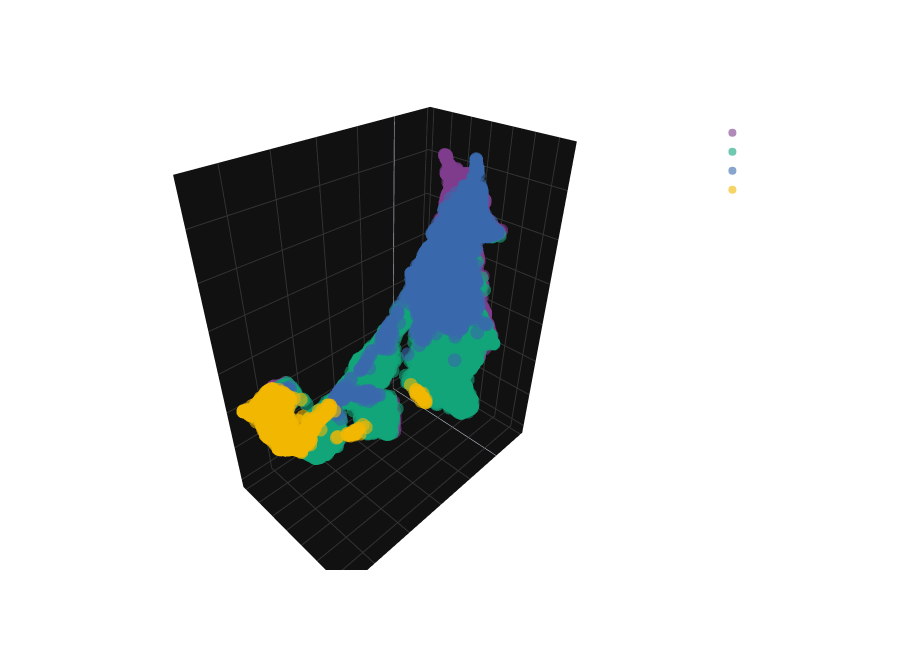

Write notebook code for a chart like this one.
### Code cell
# ── UMAP 3D: Taste Tribes ──────────────────────────────────────────────────────
# UMAP thay thế PCA 3D: bảo toàn cả cấu trúc cục bộ và toàn cục tốt hơn PCA
import umap

UMAP_SAMPLE = min(20_000, len(X_model_df))
rng2 = np.random.RandomState(RANDOM_STATE + 1)
idx_umap = rng2.choice(len(X_model_df), UMAP_SAMPLE, replace=False)

X_umap_in = X_model_df.values[idx_umap]
y_umap    = df_clean["tribe_name"].values[idx_umap]

print(f"Running UMAP 3D on {UMAP_SAMPLE:,} samples...")
reducer = umap.UMAP(
    n_components=3,
    n_neighbors=30,      # cân bằng local vs global structure
    min_dist=0.1,        # độ "nén" các điểm trong cùng cluster
    metric="euclidean",
    random_state=RANDOM_STATE,
    verbose=False,
)
X_3d_umap = reducer.fit_transform(X_umap_in)
print("Done.")

# Lưu dưới tên cũ (pca3d_sample.parquet) để app.py vẫn đọc được
df_umap3d = pd.DataFrame({
    "x": X_3d_umap[:, 0],
    "y": X_3d_umap[:, 1],
    "z": X_3d_umap[:, 2],
    "Cluster": y_umap,
})
df_umap3d.to_parquet(os.path.join(FIGURES_OUT, "pca3d_sample.parquet"), index=False)

fig = px.scatter_3d(
    df_umap3d, x="x", y="y", z="z", color="Cluster",
    title=f"UMAP 3D: Taste Tribes (K={CHOSEN_K}, n={UMAP_SAMPLE:,})",
    opacity=0.6,
    color_discrete_sequence=px.colors.qualitative.Bold,
)
fig.update_layout(
    template="plotly_dark", width=900, height=650,
    paper_bgcolor="rgba(0,0,0,0)",
    font=dict(color="white"),
    scene=dict(
        xaxis=dict(title="UMAP-1", showticklabels=False, showgrid=True, gridcolor="#333"),
        yaxis=dict(title="UMAP-2", showticklabels=False, showgrid=True, gridcolor="#333"),
        zaxis=dict(title="UMAP-3", showticklabels=False, showgrid=True, gridcolor="#333"),
    ),
)
fig.write_html(os.path.join(FIGURES_OUT, "cluster_scatter_pca_3d.html"))
fig.show()
print("Saved: cluster_scatter_pca_3d.html  (UMAP 3D, compatible với app.py)")

### Figure 1 — Plotly figure (JSON) as saved in the notebook; plotly's stock layout.template omitted (floating-point values rounded to 4 significant figures; data arrays with more than 128 entries replaced by an {"elided": "..."} marker saying what was removed)
{"data": [{"hovertemplate": "Cluster=Hành Động–Chính Kịch<br>x=%{x}<br>y=%{y}<br>z=%{z}<extra></extra>", "legendgroup": "Hành Động–Chính Kịch", "marker": {"color": "rgb(127, 60, 141)", "opacity": 0.6, "symbol": "circle"}, "mode": "markers", "name": "Hành Động–Chính Kịch", "scene": "scene", "showlegend": true, "type": "scatter3d", "x": {"elided": "4493 float values"}, "y": {"elided": "4493 float values"}, "z": {"elided": "4493 float values"}}, {"hovertemplate": "Cluster=Hoạt Hình–Chiến Tranh<br>x=%{x}<br>y=%{y}<br>z=%{z}<extra></extra>", "legendgroup": "Hoạt Hình–Chiến Tranh", "marker": {"color": "rgb(17, 165, 121)", "opacity": 0.6, "symbol": "circle"}, "mode": "markers", "name": "Hoạt Hình–Chiến Tranh", "scene": "scene", "showlegend": true, "type": "scatter3d", "x": {"elided": "9776 float values"}, "y": {"elided": "9776 float values"}, "z": {"elided": "9776 float values"}}, {"hovertemplate": "Cluster=Ít Hoạt Động<br>x=%{x}<br>y=%{y}<br>z=%{z}<extra></extra>", "legendgroup": "Ít Hoạt Động", "marker": {"color": "rgb(57, 105, 172)", "opacity": 0.6, "symbol": "circle"}, "mode": "markers", "name": "Ít Hoạt Động", "scene": "scene", "showlegend": true, "type": "scatter3d", "x": {"elided": "4473 float values"}, "y": {"elided": "4473 float values"}, "z": {"elided": "4473 float values"}}, {"hovertemplate": "Cluster=Tài Liệu–Noir<br>x=%{x}<br>y=%{y}<br>z=%{z}<extra></extra>", "legendgroup": "Tài Liệu–Noir", "marker": {"color": "rgb(242, 183, 1)", "opacity": 0.6, "symbol": "circle"}, "mode": "markers", "name": "Tài Liệu–Noir", "scene": "scene", "showlegend": true, "type": "scatter3d", "x": {"elided": "1258 float values"}, "y": {"elided": "1258 float values"}, "z": {"elided": "1258 float values"}}], "layout": {"font": {"color": "white"}, "height": 650, "legend": {"title": {"text": "Cluster"}, "tracegroupgap": 0}, "paper_bgcolor": "rgba(0,0,0,0)", "scene": {"domain": {"x": [0, 1], "y": [0, 1]}, "xaxis": {"gridcolor": "#333", "showgrid": true, "showticklabels": false, "title": {"text": "UMAP-1"}}, "yaxis": {"gridcolor": "#333", "showgrid": true, "showticklabels": false, "title": {"text": "UMAP-2"}}, "zaxis": {"gridcolor": "#333", "showgrid": true, "showticklabels": false, "title": {"text": "UMAP-3"}}}, "title": {"text": "UMAP 3D: Taste Tribes (K=4, n=20,000)"}, "width": 900}}
